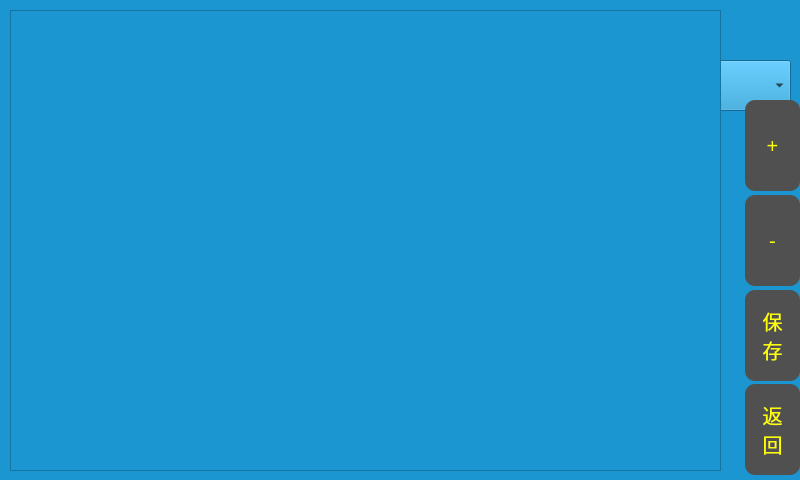
<?xml version="1.0" encoding="UTF-8"?>
<ui version="4.0">
 <class>ModifyCO</class>
 <widget class="QDialog" name="ModifyCO">
  <property name="geometry">
   <rect>
    <x>0</x>
    <y>0</y>
    <width>800</width>
    <height>480</height>
   </rect>
  </property>
  <property name="windowTitle">
   <string>Dialog</string>
  </property>
  <property name="styleSheet">
   <string notr="true">QWidget{
font-size:24px;
background-color: rgb(27, 150, 208);
}
QToolButton{
border-radius:10;
background-color: rgb(80, 80, 80);
font-size:20px;
color:rgb(255, 255, 0);
}
QToolButton::pressed{
background-color: rgb(120, 120, 120);
}
QToolButton::checked{
color:red;
}</string>
  </property>
  <widget class="QToolButton" name="toolButton_5">
   <property name="geometry">
    <rect>
     <x>745</x>
     <y>384</y>
     <width>55</width>
     <height>91</height>
    </rect>
   </property>
   <property name="sizePolicy">
    <sizepolicy hsizetype="Preferred" vsizetype="Fixed">
     <horstretch>0</horstretch>
     <verstretch>0</verstretch>
    </sizepolicy>
   </property>
   <property name="minimumSize">
    <size>
     <width>0</width>
     <height>0</height>
    </size>
   </property>
   <property name="maximumSize">
    <size>
     <width>16777215</width>
     <height>16777215</height>
    </size>
   </property>
   <property name="text">
    <string>返
回</string>
   </property>
  </widget>
  <widget class="QToolButton" name="btn_copy2usb">
   <property name="geometry">
    <rect>
     <x>745</x>
     <y>290</y>
     <width>55</width>
     <height>91</height>
    </rect>
   </property>
   <property name="sizePolicy">
    <sizepolicy hsizetype="Preferred" vsizetype="Fixed">
     <horstretch>0</horstretch>
     <verstretch>0</verstretch>
    </sizepolicy>
   </property>
   <property name="minimumSize">
    <size>
     <width>0</width>
     <height>0</height>
    </size>
   </property>
   <property name="maximumSize">
    <size>
     <width>16777215</width>
     <height>16777215</height>
    </size>
   </property>
   <property name="text">
    <string>保
存</string>
   </property>
  </widget>
  <widget class="QComboBox" name="comboBox">
   <property name="geometry">
    <rect>
     <x>630</x>
     <y>60</y>
     <width>161</width>
     <height>51</height>
    </rect>
   </property>
   <property name="styleSheet">
    <string notr="true">QComboBox QAbstractItemView::item { min-height: 40px; min-width: 60px; }
QComboBox {combobox-popup: 0;min-height: 40px; min-width: 60px;}
</string>
   </property>
   <item>
    <property name="text">
     <string>节约</string>
    </property>
   </item>
   <item>
    <property name="text">
     <string>速度</string>
    </property>
   </item>
   <item>
    <property name="text">
     <string>链条压针</string>
    </property>
   </item>
  </widget>
  <widget class="QTableWidget" name="tableWidget">
   <property name="geometry">
    <rect>
     <x>10</x>
     <y>10</y>
     <width>711</width>
     <height>461</height>
    </rect>
   </property>
   <property name="focusPolicy">
    <enum>Qt::NoFocus</enum>
   </property>
  </widget>
  <widget class="QToolButton" name="toolButton_6">
   <property name="geometry">
    <rect>
     <x>745</x>
     <y>195</y>
     <width>55</width>
     <height>91</height>
    </rect>
   </property>
   <property name="sizePolicy">
    <sizepolicy hsizetype="Preferred" vsizetype="Fixed">
     <horstretch>0</horstretch>
     <verstretch>0</verstretch>
    </sizepolicy>
   </property>
   <property name="minimumSize">
    <size>
     <width>0</width>
     <height>0</height>
    </size>
   </property>
   <property name="maximumSize">
    <size>
     <width>16777215</width>
     <height>16777215</height>
    </size>
   </property>
   <property name="text">
    <string>-</string>
   </property>
   <property name="autoRepeat">
    <bool>true</bool>
   </property>
   <property name="autoExclusive">
    <bool>true</bool>
   </property>
  </widget>
  <widget class="QToolButton" name="btn_copy2usb_2">
   <property name="geometry">
    <rect>
     <x>745</x>
     <y>100</y>
     <width>55</width>
     <height>91</height>
    </rect>
   </property>
   <property name="sizePolicy">
    <sizepolicy hsizetype="Preferred" vsizetype="Fixed">
     <horstretch>0</horstretch>
     <verstretch>0</verstretch>
    </sizepolicy>
   </property>
   <property name="minimumSize">
    <size>
     <width>0</width>
     <height>0</height>
    </size>
   </property>
   <property name="maximumSize">
    <size>
     <width>16777215</width>
     <height>16777215</height>
    </size>
   </property>
   <property name="text">
    <string>+</string>
   </property>
   <property name="autoRepeat">
    <bool>true</bool>
   </property>
  </widget>
  <widget class="QLabel" name="label_sum">
   <property name="geometry">
    <rect>
     <x>730</x>
     <y>10</y>
     <width>61</width>
     <height>41</height>
    </rect>
   </property>
   <property name="text">
    <string/>
   </property>
  </widget>
 </widget>
 <resources/>
 <connections/>
</ui>
